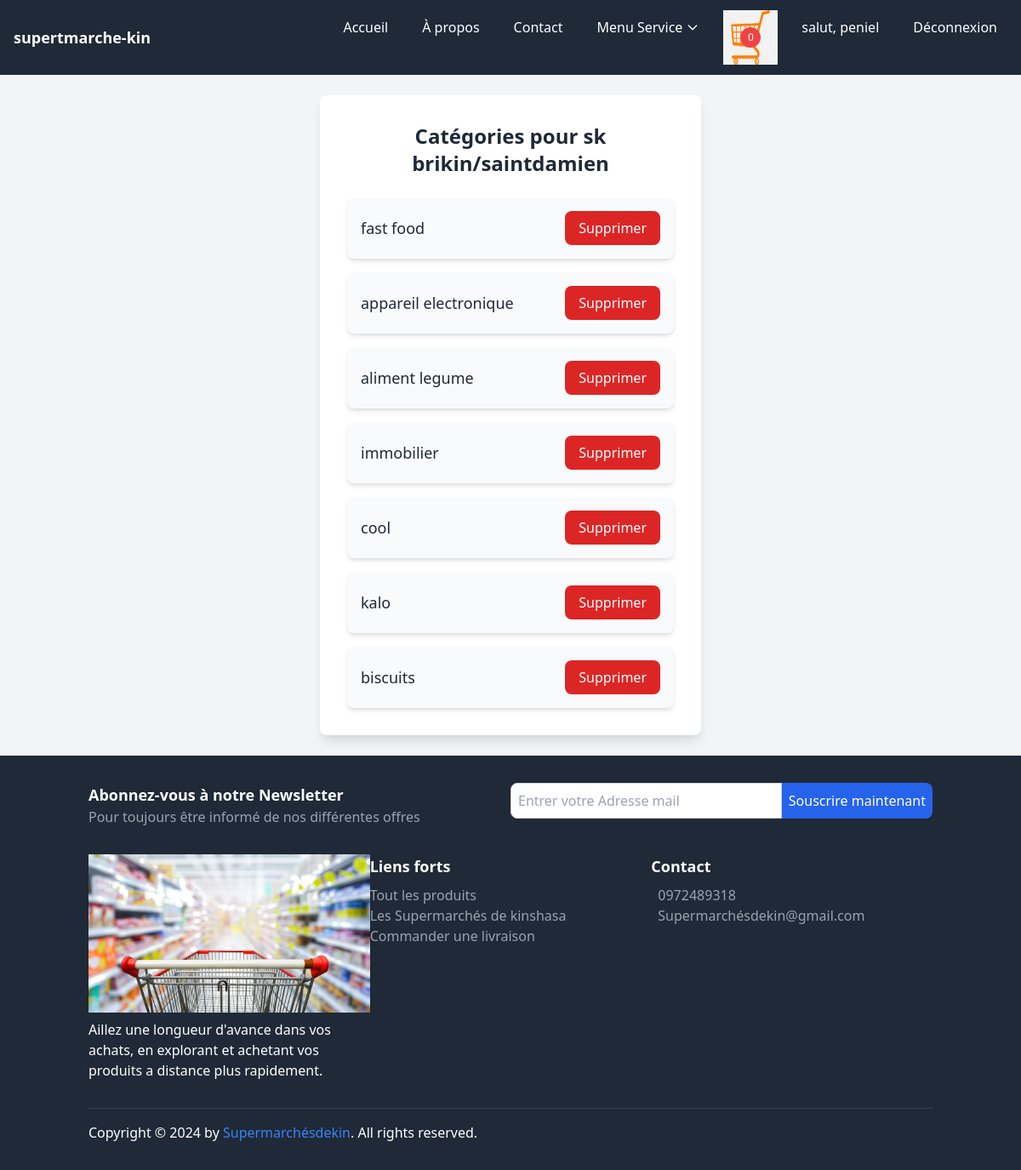
The app's page /user/store/1/categories/ (signed in) with its own data.
### core/models.py (models this page shows, shortened)
class Cart(models.Model):
    user = models.ForeignKey(settings.AUTH_USER_MODEL, on_delete=models.CASCADE, related_name='carts')
    created_at = models.DateTimeField(auto_now_add=True)
    is_ordered = models.BooleanField(default=False)
    is_active = models.BooleanField(default=True) # Ajoutez ce champ
    def get_item_count(self):
        return sum(item.quantity for item in self.items.all())

class CustomUser(AbstractUser):
    email = models.EmailField(unique=True)
    profile_pic = models.ImageField(upload_to="p_img", blank=True, null=True)
    address = models.CharField(max_length=50, blank=True, null=True)
    phone = models.CharField(max_length=11, blank=True, null=True)
    role = models.CharField(max_length=50, blank=True, null=True)
    bio = models.TextField(blank=True, null=True)
    USERNAME_FIELD = 'email'
    REQUIRED_FIELDS = ('username',)

class Store(models.Model):
    owner = models.ForeignKey(settings.AUTH_USER_MODEL, on_delete=models.CASCADE, related_name="stores")
    name = models.CharField(max_length=255)
    slug=models.SlugField(blank=True, null=True)
    description = models.TextField()
    thumbnail = models.ImageField(upload_to="img", null=True, blank=True, verbose_name="Image du Store")
    created_at = models.DateTimeField(auto_now_add=True)
    updated_at = models.DateTimeField(auto_now=True, verbose_name="Date de mise à jour")
    commune = models.CharField(max_length=100, choices=COMMUNES_CHOICES, default='kinshasa', verbose_name="Commune")

class Category(models.Model):
    store = models.ForeignKey(Store, on_delete=models.CASCADE, related_name="categories")
    name = models.CharField(max_length=255)

### core/views.py (the view)
# urls.py: path('store/<int:store_id>/categories/', views.list_categories, name='list_categories'),
@login_required
def list_categories(request, store_id):
    store = get_object_or_404(Store, id=store_id, owner=request.user)
    if request.method == 'POST' and 'delete_category' in request.POST:
        category_id = request.POST.get('category_id')
        category = get_object_or_404(Category, id=category_id, store=store)
        category.delete()
        messages.success(request, "Catégorie supprimée avec succès!")
        return redirect('list_categories', store_id=store.id)
    categories = Category.objects.filter(store=store)
    return render(request, 'core/list_categories.html', {
        'store': store,
        'categories': categories,
    })

### core/context_processors.py (called while the page is built)
def cart(request):
    if request.user.is_authenticated:
        cart = get_or_create_cart(request.user)
    else:
        cart = None
    return {'cart': cart}

### core/utils.py (called while the page is built)
def get_or_create_cart(user):
    cart, created = Cart.objects.get_or_create(user=user, is_active=True)
    return cart

### core/templates/core/list_categories.html (shortened to what this page needs)
{% extends 'base.html' %}
{% block content %}
<div class="flex items-center justify-center min-h-screen bg-gray-100">
    <div class="w-full max-w-md bg-white p-8 rounded-lg shadow-lg">
        <h2 class="text-2xl font-semibold text-center text-gray-800 mb-6">Catégories pour {{ store.name }}</h2>
        {% if categories %}
            <ul class="space-y-4">
                {% for category in categories %}
                    <li class="flex justify-between items-center bg-gray-50 p-4 rounded-lg shadow-md">
                        <span class="text-lg text-gray-800">{{ category.name }}</span>
                        <form method="POST" action="" style="display:inline;">
                            <button type="submit" name="delete_category" class="px-4 py-2 bg-red-600 text-white rounded-lg hover:bg-red-700">Supprimer</button>
                        </form>
                    </li>
                {% endfor %}
            </ul>
        {% else %}
            <p class="text-center text-lg text-gray-600">Aucune catégorie n'a été créée pour ce store.</p>
        {% endif %}
    </div>
</div>
{% endblock %}

### templates/base.html (shortened to what this page needs)
{% load static %}
<!DOCTYPE html>
<html lang="fr">
<head>
    <link href="https://cdn.jsdelivr.net/npm/tailwindcss@2.2.19/dist/tailwind.min.css" rel="stylesheet">
</head>
<body class="bg-gray-100">
    <nav class="bg-gray-800 text-white">
        <div class="max-w-7xl mx-auto px-4 py-3 flex justify-between items-center">
            <div class="text-lg font-bold">
                <a href="{% url 'index' %}" class="text-white hover:underline">supertmarche-kin</a>
            </div>
            <div class="hidden md:flex space-x-4">
                <a href="{% url 'index' %}" class="hover:bg-gray-700 px-3 py-2 rounded">Accueil</a>
                <a href="{% url 'apropos' %}" class="hover:bg-gray-700 px-3 py-2 rounded">À propos</a>
                <a href="{% url 'contact' %}" class="hover:bg-gray-700 px-3 py-2 rounded">Contact</a>
<div class="relative">
    <button class="hover:bg-gray-700 px-3 py-2 rounded inline-flex items-center" id="immoDropdownButton">
       Menu Service
        <svg class="ml-1 w-4 h-4" fill="none" stroke="currentColor" viewBox="0 0 24 24" xmlns="http://www.w3.org/2000/svg">
            <path stroke-linecap="round" stroke-linejoin="round" stroke-width="2" d="M19 9l-7 7-7-7"></path>
        </svg>
    </button>
</div>
<a href="{% url 'cart_detail' %}" class="relative inline-block">
    <span id="cart-items-count" class="absolute top-1/2 left-1/2 bg-red-500 text-white rounded-full w-6 h-6 flex items-center justify-center text-xs transform -translate-x-1/2 -translate-y-1/2">
        {{ cart.get_item_count }}
    </span>
</a>
                {% if request.user.is_authenticated %}
                    <a href="{% url 'profile' %}" class="hover:bg-gray-700 px-3 py-2 rounded">salut, {{ request.user.username }}</a>
                    <a href="{% url 'signout' %}" class="hover:bg-gray-700 px-3 py-2 rounded">Déconnexion</a>
                {% else %}
                    <a href="{% url 'signup' %}" class="hover:bg-gray-700 px-3 py-2 rounded">S'inscrire</a>
                    <a href="{% url 'signin' %}" class="hover:bg-gray-700 px-3 py-2 rounded">Connexion</a>
                {% endif %}
            </div>
        </div>
    </nav>
      {% block content %}{% endblock content %}
    <footer class="bg-gray-800 text-white py-8">
        <div class="container mx-auto px-4">
            <div class="mb-8">
                <div class="flex flex-col md:flex-row">
                    <div class="md:w-1/2 mb-4 md:mb-0">
                        <h3 class="text-lg font-bold">Abonnez-vous à notre Newsletter</h3>
                        <p class="text-gray-400">Pour toujours être informé de nos différentes offres</p>
                    </div>
                    <div class="md:w-1/2">
                        <form action="https://api.web3forms.com/submit" method="POST" class="flex">
                            <input type="email" name="email" placeholder="Entrer votre Adresse mail" required class="flex-1 p-2 rounded-l-lg border border-gray-300" />
                            <button class="bg-blue-600 text-white p-2 rounded-r-lg">Souscrire maintenant</button>
                        </form>
                    </div>
                </div>
            </div>
            <div class="flex flex-col md:flex-row mb-8">
                <div class="md:w-1/3 mb-4 md:mb-0">
                    <div class="footer-logo mb-2">
                        <img class="img-fluid" src="{% static 'img/her2.jpg' %}" alt="">
                    </div>
                    <p>Aillez une longueur d'avance dans vos achats, en explorant et achetant vos produits a distance plus rapidement.</p>
                </div>
                <div class="md:w-1/3 mb-4 md:mb-0">
                    <h3 class="text-lg font-bold">Liens forts</h3>
                    <ul class="mt-2">
                        <li><a href="{% url 'list_product' %}" class="text-gray-400 hover:text-white">Tout les produits</a></li>
                        <li><a href="{% url 'list_store' %}" class="text-gray-400 hover:text-white">Les Supermarchés de kinshasa</a></li>
                        <li><a href="{% url 'creer_commande' %}" class="text-gray-400 hover:text-white">Commander une livraison</a></li>
                    </ul>
                </div>
                <div class="md:w-1/3">
                    <h3 class="text-lg font-bold">Contact</h3>
                    <div class="mt-2">
                        <p class="flex items-center"><a href="callto:+243 97 24 89 318" class="text-gray-400 hover:text-white">0972489318</a></p>
                        <p class="flex items-center"><a href="mailto:ngelekapeniel@gmail.com" class="text-gray-400 hover:text-white">Supermarchésdekin@gmail.com</a></p>
                    </div>
                </div>
            </div>
            <div class="border-t border-gray-700 pt-4">
                <div class="flex justify-between items-center">
                    <div>
                        <p class="mb-0">Copyright © 2024 by <a href="#" class="text-blue-500 hover:underline">Supermarchésdekin</a>. All rights reserved.</p>
                    </div>
                </div>
            </div>
        </div>
    </footer>
</body>
</html>

### records on screen
Cart: get_item_count "0"
CustomUser: user.username "peniel"
Store: name "sk brikin/saintdamien"
Category: name "fast food"
Category: name "appareil electronique"
Category: name "aliment legume"
Category: name "immobilier"
Category: name "cool"
Category: name "kalo"
Category: name "biscuits"
